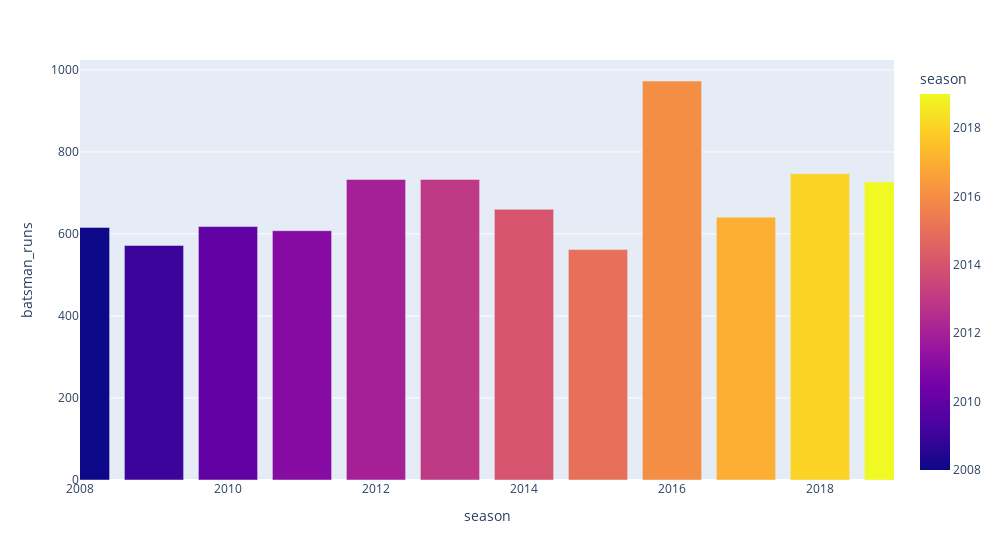

Notebook code cell kept with this figure:
### Code cell
fig = exp.bar(top_t20_orange_cap, x = 'season', y='batsman_runs', hover_name='Orange Cap', color='season',range_x=[2008,2019],width=1000)
fig.show()

### Figure 1 — Plotly figure (JSON) as saved in the notebook; plotly's stock layout.template omitted (floating-point values rounded to 4 significant figures)
{"data": [{"alignmentgroup": "True", "hovertemplate": "<b>%{hovertext}</b><br><br>season=%{marker.color}<br>batsman_runs=%{y}<extra></extra>", "hovertext": ["SE Marsh", "ML Hayden", "SR Tendulkar", "CH Gayle", "CH Gayle", "MEK Hussey", "RV Uthappa", "DA Warner", "V Kohli", "DA Warner", "KS Williamson", "DA Warner"], "legendgroup": "", "marker": {"color": [2008, 2009, 2010, 2011, 2012, 2013, 2014, 2015, 2016, 2017, 2018, 2019], "coloraxis": "coloraxis"}, "name": "", "offsetgroup": "", "orientation": "v", "showlegend": false, "textposition": "auto", "type": "bar", "x": [2008, 2009, 2010, 2011, 2012, 2013, 2014, 2015, 2016, 2017, 2018, 2019], "xaxis": "x", "y": [616, 572, 618, 608, 733, 733, 660, 562, 973, 641, 747, 727], "yaxis": "y"}], "layout": {"barmode": "relative", "coloraxis": {"colorbar": {"title": {"text": "season"}}, "colorscale": [[0, "#0d0887"], [0.1111, "#46039f"], [0.2222, "#7201a8"], [0.3333, "#9c179e"], [0.4444, "#bd3786"], [0.5556, "#d8576b"], [0.6667, "#ed7953"], [0.7778, "#fb9f3a"], [0.8889, "#fdca26"], [1, "#f0f921"]]}, "legend": {"tracegroupgap": 0}, "margin": {"t": 60}, "width": 1000, "xaxis": {"anchor": "y", "domain": [0, 1], "range": [2008, 2019], "title": {"text": "season"}}, "yaxis": {"anchor": "x", "domain": [0, 1], "title": {"text": "batsman_runs"}}}}
